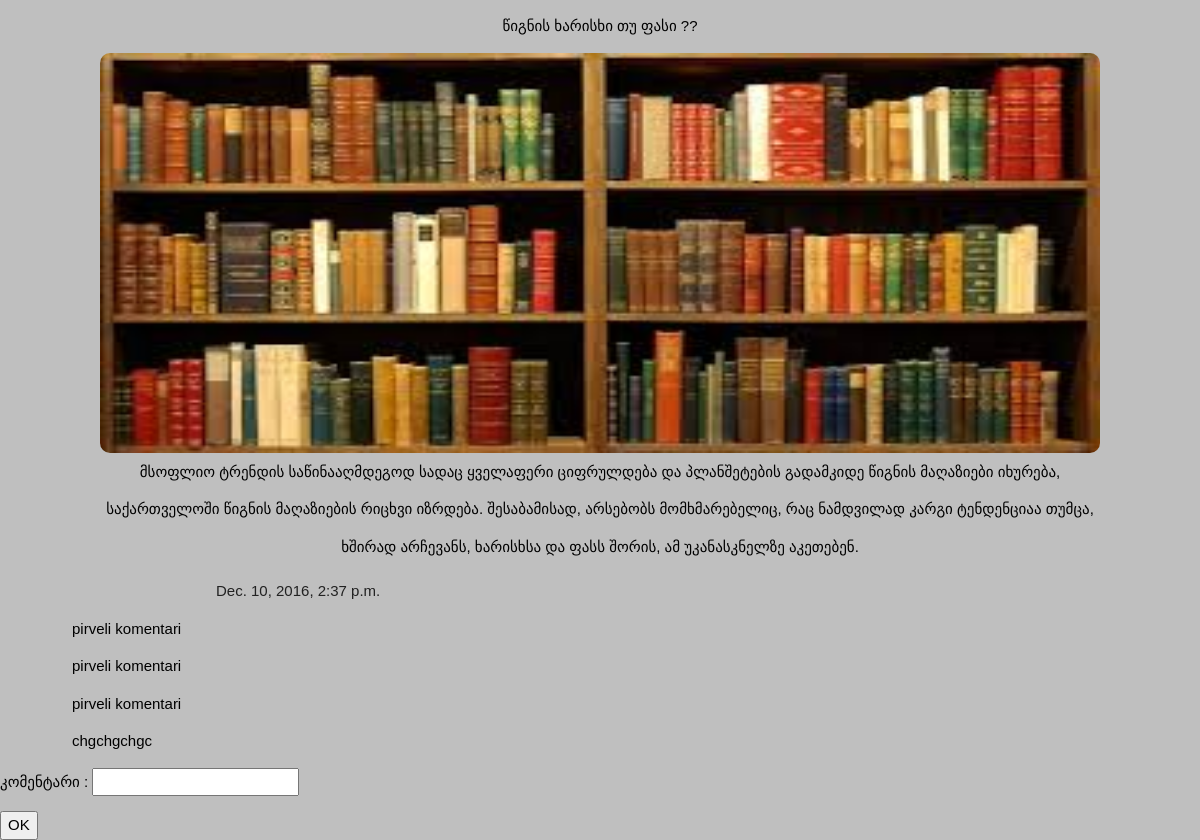
Page /sing/app/5/srulad/ on the committed database.
### app/models.py (models this page shows, shortened)
class Post(models.Model):
	postis_satauri=models.CharField(verbose_name=_("სათაური"),max_length=50)
	postis_contenti=models.TextField(verbose_name=_("კონტენტი"))
	sheqmnis_dro=models.DateTimeField(verbose_name=_('შექმნის დრო'))
	surati=models.ImageField(verbose_name=_("სურათი"),upload_to='app')
	ganaxlebis_dro=models.DateTimeField(verbose_name=_('განახლების დრო'))
	class Meta:
		verbose_name_plural=_("პოსტები")

class Comment(models.Model):
	posti=models.ForeignKey(Post,on_delete=models.CASCADE,verbose_name=_("პოსტი"))
	komentari=models.CharField(verbose_name="კომენტარი",max_length=200)
	def __str__(self):
		return self.komentari
	class Meta:
		verbose_name_plural=_("კომენტარები")

### app/views.py (the view)
# urls.py: url(r'^(?P<posti_id>[0-9]+)/srulad/$',srulad,name="srulad"),
def srulad(request,posti_id):
	form=CommentForm()
	posti_srulad=Post.objects.get(pk=posti_id)
	if request.method=="POST":
		posti_srulad.comment_set.create(
			komentari=request.POST.get("new_comment"))
	return render(request,'app/srulad.html',{"posti":posti_srulad,"form":form})

### app/forms.py
class CommentForm(forms.Form):
    new_comment = forms.CharField(label='კომენტარი ', max_length=100)
    class Meta:
    	model= Comment
    	fields=('kometari',)

### templates/app/srulad.html (shortened to what this page needs)
<!DOCTYPE html>
<html>
<head>
{% load static %}
<link rel="stylesheet" href="{% static 'css/new.css' %}">
</head>
<body style="background-color: rgb(191, 191, 191);">
	<p style="text-align: center;" >{{posti.postis_satauri}}</p>
	<img src="{{posti.surati.url}}" alt="some_text" style="width: 1000px; height: 400px; margin: auto; display: block; border-radius: 10px;">
	<p style="text-align: center; line-height: 2.5em; display: block; margin: auto; width: 1024px;">{{posti.postis_contenti}}</p>
	<p style="display: block; padding-left: 18%; color: rgb(34, 34, 34);">{{posti.sheqmnis_dro}}</p>
	{% for i in posti.comment_set.all %}
		<p style="padding-left: 6%;">{{i}}</p>
	{% endfor %}
 <form action="" method="POST">
 	{{ form.as_p}}
	<input type="submit" value="OK">
</form>
</body>
</html>

### static/css/new.css (style rules this page uses)
html { box-sizing:border-box }
*,*:before,*:after { box-sizing:inherit }
html { -ms-text-size-adjust:100%;-webkit-text-size-adjust:100% }
body { margin:0 }
img { border-style:none }
button,input,select,textarea { font:inherit;margin:0 }
button,input { overflow:visible }
button,html [type=button],[type=reset],[type=submit] { -webkit-appearance:button }
html,body { font-family:Verdana,sans-serif;font-size:15px;line-height:1.5 }
html { overflow-x:hidden }
img { margin-bottom:-5px }

### rows in the picture
Post: postis_satauri "წიგნის ხარისხი თუ ფასი ??", surati (picture), postis_contenti "მსოფლიო ტრენდის საწინააღმდეგოდ სადაც ყველაფერი ციფრულდება და პლანშეტების გადამკიდე წიგნის მაღაზიები იხურება, საქართველოში წიგნის მაღაზიების რიცხვი იზრდება. შესაბამისად, არსებობს მომხმარებელიც, რაც ნამდვილად კარგი ტენდენციაა თუმცა, ხშირად არჩევანს, ხარისხსა და ფასს შორის, ამ უკანასკნელზე აკეთებენ.", sheqmnis_dro "Dec. 10, 2016, 2:37 p.m."
Comment: komentari "pirveli komentari"
Comment: komentari "pirveli komentari"
Comment: komentari "pirveli komentari"
Comment: komentari "chgchgchgc"
